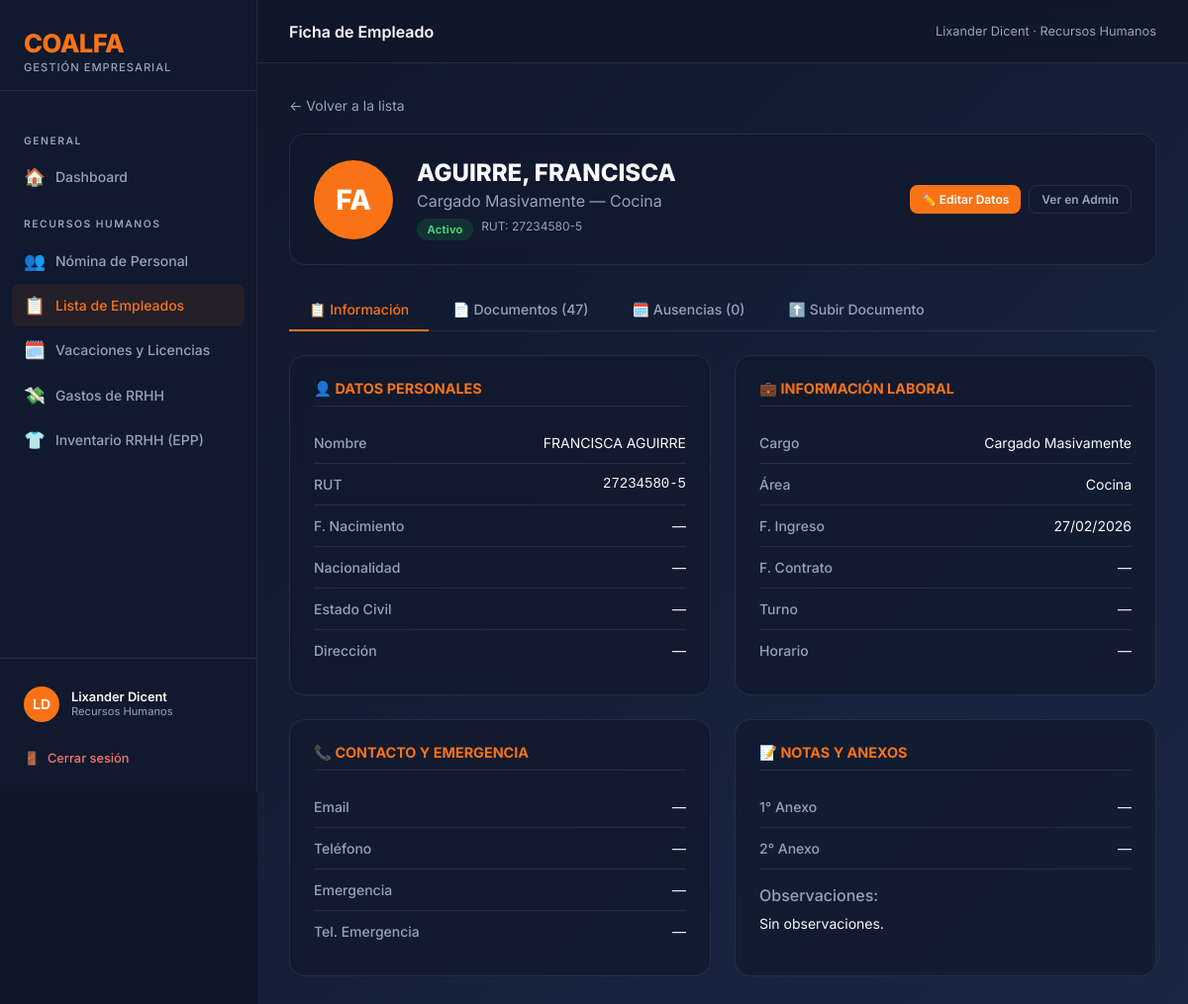
The app's page /rrhh/empleados/51/ (signed in), older data.
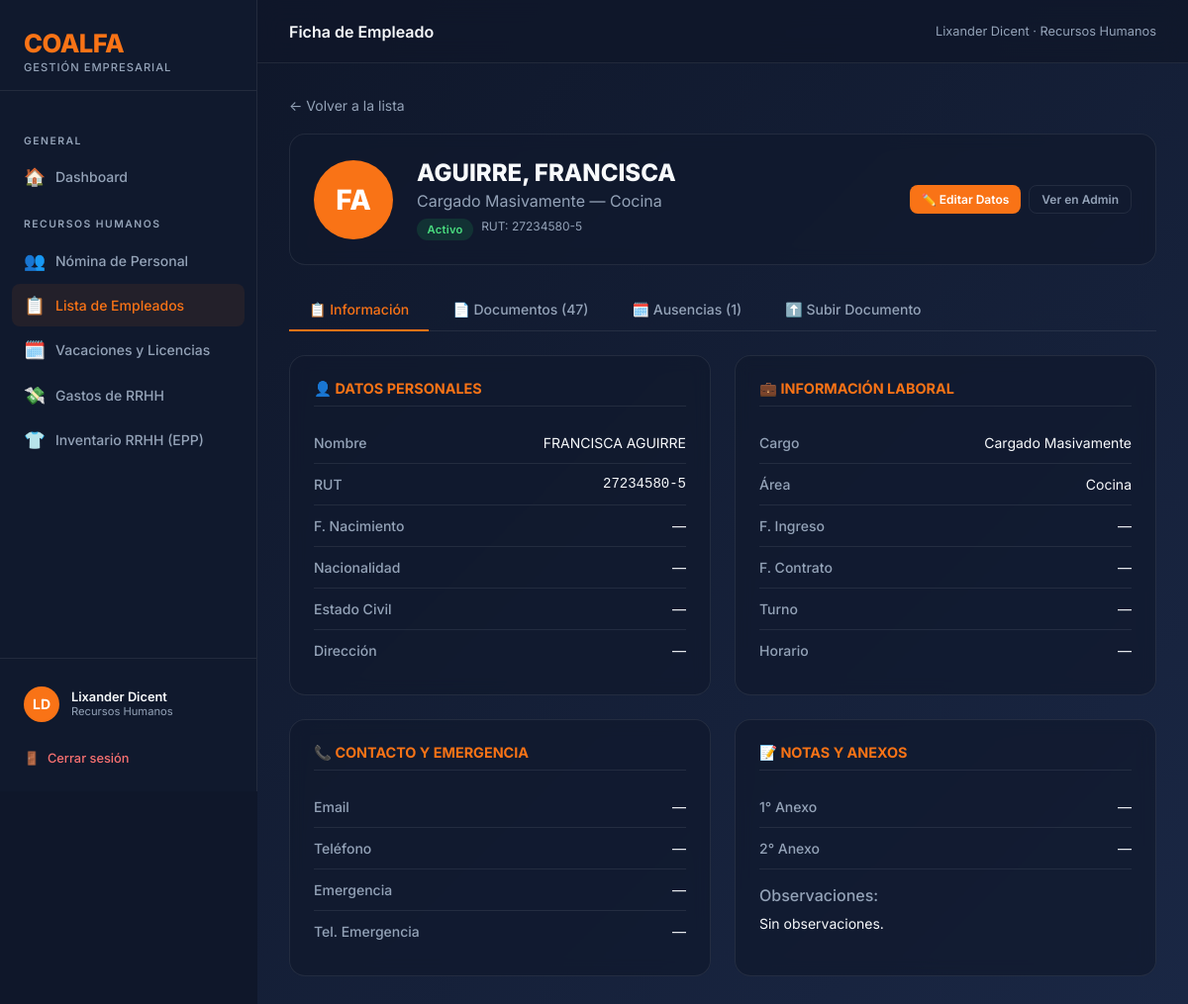
The same page, newer data.
### rrhh/models.py (models this page shows, shortened)
class Empleado(models.Model):
    ESTADO_CHOICES = [
        ("ACTIVO", "Activo"),
        ("VACACIONES", "En Vacaciones"),
        ("LICENCIA", "Con Licencia"),
        ("FINIQUITADO", "Finiquitado"),
    ]
    AREA_CHOICES = [
        ("BODEGA", "Bodega"),
        ("COCINA", "Cocina"),
        ("REPOSTERIA", "Repostería"),
        ("LINEA", "Línea"),
        ("ADMINISTRACION", "Administración"),
        ("RRHH", "Recursos Humanos"),
        ("OTRO", "Otro"),
    ]
    nombre = models.CharField(max_length=100)
    apellido = models.CharField(max_length=100)
    rut = models.CharField(max_length=12, unique=True, validators=[rut_validator])
    cargo = models.CharField(max_length=100)
    area = models.CharField(max_length=20, choices=AREA_CHOICES, default="OTRO")
    email = models.EmailField(blank=True, null=True)
    telefono = models.CharField(max_length=20, blank=True, null=True)
    estado = models.CharField(max_length=15, choices=ESTADO_CHOICES, default="ACTIVO", db_index=True)
    fecha_ingreso = models.DateField(null=True, blank=True)
    fecha_nacimiento = models.DateField(null=True, blank=True)
    nacionalidad = models.CharField(max_length=50, blank=True)
    direccion = models.CharField(max_length=255, blank=True)
    estado_civil = models.CharField(max_length=20, blank=True)
    fecha_contrato = models.DateField(null=True, blank=True)
    anexo_1 = models.DateField(null=True, blank=True)
    anexo_2 = models.DateField(null=True, blank=True)
    turno = models.CharField(max_length=50, blank=True)
    horario = models.CharField(max_length=100, blank=True)
    emergencia_nombre = models.CharField(max_length=100, blank=True)
    emergencia_telefono = models.CharField(max_length=20, blank=True)
    observaciones = models.TextField(blank=True)
    foto = models.ImageField(upload_to="empleados/fotos/", blank=True, null=True)
    class Meta:
        verbose_name = "Empleado"
        verbose_name_plural = "Empleados"
        ordering = ["apellido", "nombre"]

### rrhh/views.py (the view, shortened to what this page needs)
# urls.py: path("empleados/<int:pk>/", views.detalle_empleado, name="rrhh_detalle_empleado"),
@rrhh_required
def detalle_empleado(request, pk):
    empleado = get_object_or_404(Empleado, pk=pk)
    documentos = empleado.documentos.all()
    ausencias = empleado.ausencias.all()
    form = SubirDocumentoForm()
    return render(request, "rrhh/detalle_empleado.html", {
        "empleado": empleado, "documentos": documentos,
        "ausencias": ausencias, "form": form,
        "tipo_choices": Documento.TIPO_CHOICES,
    })

### coalfa/context_processors.py (called while the page is built)
def solicitudes_pendientes(request):
    if request.user.is_authenticated and getattr(request.user, 'rol', None) == 'ADMIN':
        count = Usuario.objects.filter(solicitud_pendiente=True).count()
        return {'solicitudes_count': count}
    return {}

### coalfa/models.py (called while the page is built)
    def get_full_name(self):
        return f"{self.nombre} {self.apellido}"

### rrhh/templates/rrhh/detalle_empleado.html (shortened to what the changed rows need)
{% extends 'base.html' %}
{% block content %}
<div class="card" style="margin-bottom:1.5rem;">
    <div style="display:flex;align-items:center;gap:1.5rem;flex-wrap:wrap;">
        {% if empleado.foto %}
        <img src="{{ empleado.foto.url }}" style="width:80px;height:80px;border-radius:50%;object-fit:cover;">
        {% else %}
        <div
            style="width:80px;height:80px;border-radius:50%;background:var(--accent);display:flex;align-items:center;justify-content:center;font-size:1.75rem;font-weight:800;color:white;flex-shrink:0;">
            {{ empleado.nombre|first }}{{ empleado.apellido|first }}
        </div>
        {% endif %}
        <div style="flex:1;">
            <h1 style="font-size:1.5rem;font-weight:800;">{{ empleado.apellido }}, {{ empleado.nombre }}</h1>
            <p style="color:var(--text-muted);margin-top:0.25rem;">{{ empleado.cargo }} &mdash; {{ empleado.get_area_display }}</p>
            <div style="margin-top:0.5rem;display:flex;gap:0.5rem;flex-wrap:wrap;">
                <span class="badge badge-{{ empleado.estado|lower }}">{{ empleado.get_estado_display }}</span>
                <span style="font-size:0.75rem;color:var(--text-muted);">RUT: {{ empleado.rut }}</span>
            </div>
        </div>
        <div style="display:flex; gap:0.5rem;">
            <a href="{% url 'rrhh_editar_empleado' empleado.pk %}" class="btn btn-primary btn-sm">✏️ Editar Datos</a>
            <a href="/admin/rrhh/empleado/{{ empleado.pk }}/change/" class="btn btn-ghost btn-sm">Ver en Admin</a>
        </div>
    </div>
</div>
<div class="tabs">
    <a class="tab active" href="#" onclick="switchTab(event,'tab-info')">📋 Información</a>
    <a class="tab" href="#" onclick="switchTab(event,'tab-docs')">📄 Documentos ({{ documentos.count }})</a>
    <a class="tab" href="#" onclick="switchTab(event,'tab-ausencias')">🗓️ Ausencias ({{ ausencias.count }})</a>
    <a class="tab" href="#" onclick="switchTab(event,'tab-subir')">⬆️ Subir Documento</a>
</div>
<div id="tab-info" class="panel active">
    <div style="display: grid; grid-template-columns: repeat(auto-fit, minmax(280px, 1fr)); gap: 1.5rem;">
        <div class="card">
            <div class="info-row"><span class="info-label">Nombre</span><span>{{ empleado.nombre }} {{ empleado.apellido }}</span></div>
            <div class="info-row"><span class="info-label">RUT</span><span style="font-family:monospace;">{{ empleado.rut }}</span></div>
            <div class="info-row"><span class="info-label">F. Nacimiento</span><span>{{ empleado.fecha_nacimiento|date:"d/m/Y"|default:"—" }}</span></div>
            <div class="info-row"><span class="info-label">Nacionalidad</span><span>{{ empleado.nacionalidad|default:"—" }}</span></div>
            <div class="info-row"><span class="info-label">Estado Civil</span><span>{{ empleado.estado_civil|default:"—" }}</span></div>
            <div class="info-row" style="border:none;"><span class="info-label">Dirección</span><span>{{ empleado.direccion|default:"—" }}</span></div>
        </div>
        <div class="card">
            <div class="info-row"><span class="info-label">Cargo</span><span>{{ empleado.cargo }}</span></div>
            <div class="info-row"><span class="info-label">Área</span><span>{{ empleado.get_area_display }}</span></div>
            <div class="info-row"><span class="info-label">F. Ingreso</span><span>{{ empleado.fecha_ingreso|date:"d/m/Y"|default:"—" }}</span></div>
            <div class="info-row"><span class="info-label">F. Contrato</span><span>{{ empleado.fecha_contrato|date:"d/m/Y"|default:"—" }}</span></div>
            <div class="info-row"><span class="info-label">Turno</span><span>{{ empleado.turno|default:"—" }}</span></div>
            <div class="info-row" style="border:none;"><span class="info-label">Horario</span><span>{{ empleado.horario|default:"—" }}</span></div>
        </div>
        <div class="card">
            <div class="info-row"><span class="info-label">Email</span><span>{{ empleado.email|default:"—" }}</span></div>
            <div class="info-row"><span class="info-label">Teléfono</span><span>{{ empleado.telefono|default:"—" }}</span></div>
            <div class="info-row"><span class="info-label">Emergencia</span><span>{{ empleado.emergencia_nombre|default:"—" }}</span></div>
            <div class="info-row" style="border:none;"><span class="info-label">Tel. Emergencia</span><span>{{ empleado.emergencia_telefono|default:"—" }}</span></div>
        </div>
        <div class="card">
            <div class="info-row"><span class="info-label">1° Anexo</span><span>{{ empleado.anexo_1|date:"d/m/Y"|default:"—" }}</span></div>
            <div class="info-row"><span class="info-label">2° Anexo</span><span>{{ empleado.anexo_2|date:"d/m/Y"|default:"—" }}</span></div>
            <div style="margin-top: 1rem;">
                <span class="info-label" style="display:block; margin-bottom:0.5rem;">Observaciones:</span>
                <p style="font-size:0.875rem; color:var(--text); line-height:1.5; white-space: pre-wrap;">{{ empleado.observaciones|default:"Sin observaciones." }}</p>
            </div>
        </div>
    </div>
</div>
{% endblock %}

Row changes from the older to the newer data that the page shows:
changed Empleado "AGUIRRE": count "0" → "1"; fecha_ingreso "27/02/2026" → "—"
